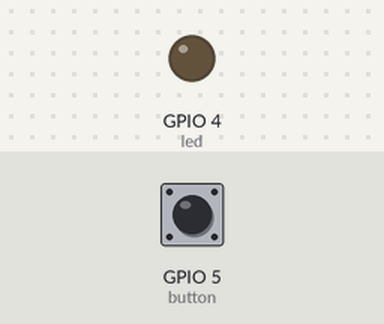
Bench run of a sketch on a simulated ESP8266 (NodeMCU). Parts: output pins drawn as LEDs (lit = HIGH). The inputs (shaded band) are chosen by the test bench; at power-on: GPIO 5 (button) LOW. WiFi joins after 1.5 s; servers stay silent unless stated; what the sketch prints to the serial monitor is not drawn.

Above: at 2.7 s.
2.8 s: GPIO 5 (button) pulled HIGH for 0.15 s
At 3.7 s:
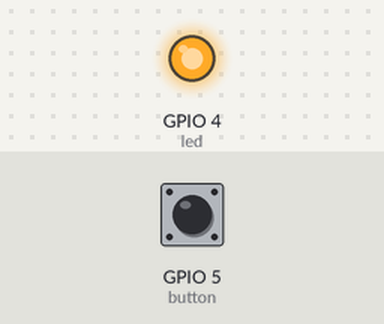
4.4 s: GPIO 5 (button) pulled HIGH for 1 s
At 5.0 s:
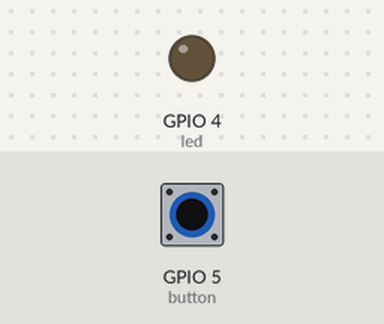
6.9 s: GPIO 5 (button) pulled HIGH for 3.2 s
At 8.1 s:
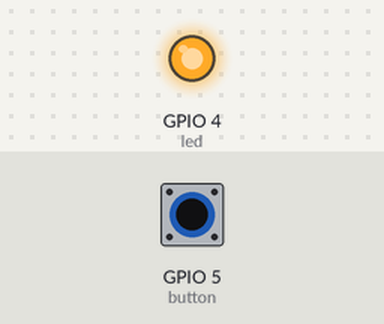
Timing chart, 0 to 9.9 s (numbered marks = the images above; inputs shaded):
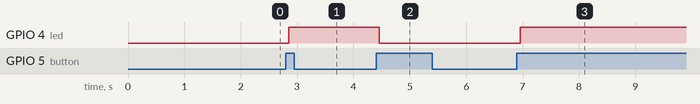

The sketch:

IOT_FIREBASE_project.ino
```cpp
#include <ESP8266WiFi.h>
#include <FirebaseESP8266.h>
#include <ESP8266WebServer.h>
ESP8266WebServer webserver(80);

#define FIREBASE_HOST "iot-smart-plug-bfa5e-default-rtdb.firebaseio.com"
#define FIREBASE_AUTH "EE3tYKYyl1jxYKh9QkwLf03XJVfIjSpgqEr1gvv0"
#define WIFI_SSID "Collin powell"
#define WIFI_PASSWORD "12345678"
int button = 5;
int led = 4;
int A = 0;
int B = 0;
int C = 0;
FirebaseData firebaseData;
FirebaseData loadData;
void setup() {
  Serial.begin(115200);
  pinMode(button,INPUT);
  pinMode(led,OUTPUT);
  Firebase.begin(FIREBASE_HOST, FIREBASE_AUTH);
  Firebase.reconnectWiFi(true);
  WiFi.mode(WIFI_STA);
  WiFi.begin(WIFI_SSID, WIFI_PASSWORD);
  while(WiFi.status() !=WL_CONNECTED){
    Serial.print(".");
    delay(300);
  }
  Serial.println("Connected");
}
void loop() {
  B = digitalRead(button);
  delay (50);
  if(B!=A){
    if(B==HIGH){
      if(C==0){
        C=1;
        digitalWrite (led,HIGH);
        String state = "on";
        Firebase.setString(firebaseData,"/smartDB/loadState",state);
        }
        else{
          C=0;
          digitalWrite(led,LOW);
          String state = "off";
          Firebase.setString(firebaseData,"/smartDB/loadState",state);
        }
    }
  }
 A=B;

}
```

Measured:
- after the input at 2.8 s, GPIO 4 (led): LOW → HIGH after 0.05 s
- after the input at 4.4 s, GPIO 4 (led): HIGH → LOW after 0.05 s
- after the input at 6.9 s, GPIO 4 (led): LOW → HIGH after 0.06 s
